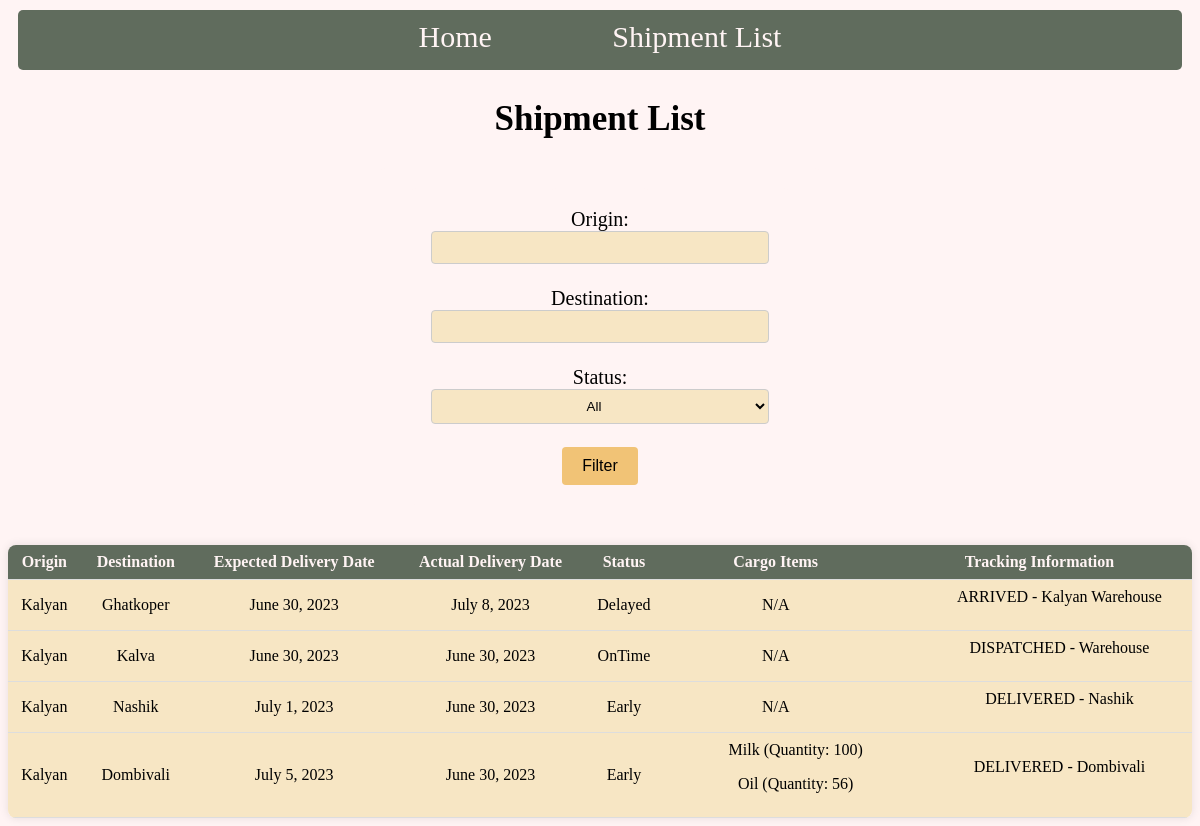
Page /shipment_list/ on the earlier database version.
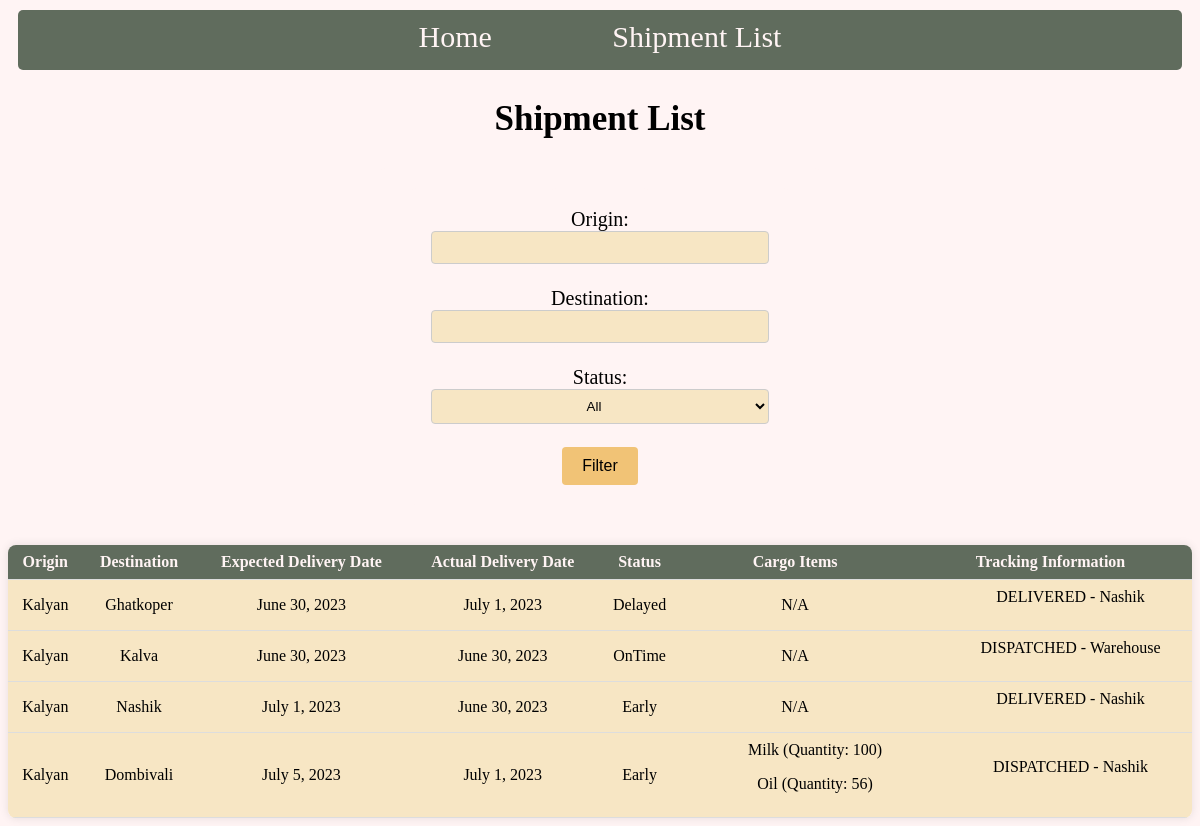
Same page on the later database version.
### shipmentapp/models.py (models this page shows, shortened)
class ShipmentModel(models.Model):
    origin = models.CharField(max_length=40)
    destination = models.CharField(max_length=40)
    expected_delivery_date = models.DateField()
    actual_delivery_date = models.DateField(null=True,blank=True)
    STATUS_CHOICES = [
        ('ER','EnRoute'),
        ('EA','Early'),
        ('DE','Delayed'),
        ('OT','OnTime'),
    ]
    status = models.CharField(max_length=2,choices=STATUS_CHOICES,default='ER')

class TrackingModel(models.Model):
    shipment = models.OneToOneField(ShipmentModel,on_delete=models.CASCADE)
    Status_Choices = [
        ('PACK', 'Packing'),
        ('ARRIVED', 'Arrived At'),
        ('DISPATCHED', 'Dispatched From'),
        ('DELIVERED', 'Delivered'),
    ]
    status = models.CharField(max_length=20,choices=Status_Choices)
    location = models.CharField(max_length=100)
    created_on = models.DateTimeField(auto_now_add=True,null=True,blank=True)

class CargoModel(models.Model):
    shipment = models.ForeignKey(ShipmentModel, on_delete=models.CASCADE)
    name = models.CharField(max_length=50)
    quantity = models.IntegerField()

### shipmentapp/views.py (the view)
# urls.py: path('shipment_list/',shipment_list,name="shipment_list"),
def shipment_list(request):
    origin = request.GET.get('origin')
    destination = request.GET.get('destination')
    status = request.GET.get('status')
    shipments = ShipmentModel.objects.order_by('expected_delivery_date')
    if origin:
        shipments = shipments.filter(origin=origin)
    if destination:
        shipments = shipments.filter(destination=destination)
    if status:
        shipments = shipments.filter(status=status)
    return render(request, 'shipment_list.html', {'shipments': shipments})

### shipmentapp/templates/shipment_list.html (shortened to what this page needs)
{% extends 'base.html' %}
{% block content %}
<h2 class="heading">Shipment List</h2>
<div class="container">
    <form method="GET" action="{% url 'shipment_list' %}" class="sub-container">
        <label for="origin">Origin:</label>
        <input type="text" id="origin" name="origin">
        <br><br>
        <label for="destination">Destination:</label>
        <input type="text" id="destination" name="destination">
        <br><br>
        <label for="status">Status:</label>
        <select id="status" name="status">
            <option value="">All</option>
        </select>
        <br><br>
        <button type="submit">Filter</button>
    </form>
</div>
    <table>
        <thead>
            <tr>
                <th>Origin</th>
                <th>Destination</th>
                <th>Expected Delivery Date</th>
                <th>Actual Delivery Date</th>
                <th>Status</th>
                <th>Cargo Items</th>
                <th>Tracking Information</th>
            </tr>
        </thead>
        <tbody>
            {% for shipment in shipments %}
            <tr>
                <td>{{ shipment.origin }}</td>
                <td>{{ shipment.destination }}</td>
                <td>{{ shipment.expected_delivery_date }}</td>
                <td>{{ shipment.actual_delivery_date }}</td>
                <td>{{ shipment.get_status_display }}</td>
                <td>
                        {% for cargo in shipment.cargomodel_set.all %}
                            <ul>{{ cargo.name }} (Quantity: {{ cargo.quantity }})</ul>
                        {% empty %}
                            N/A
                        {% endfor %}
                </td>
                <td>
                    {% if shipment.trackingmodel %}
                        <ul>{{ shipment.trackingmodel.status }} - {{ shipment.trackingmodel.location }}</ul>
                    {% else %}
                        N/A
                    {% endif %}
                </td>
            </tr>
            {% empty %}
                <h4>Please Apply Filter</h4>
            {% endfor %}
        </tbody>
    </table>
{% endblock %}

### templates/base.html (shortened to what this page needs)
{% load static %}
<html>
	<head>
		<link rel="stylesheet" href="{% static 'c1.css' %}"/>
	</head>
	<body>
		<div class="nav">
        	<a href="{% url 'home' %}">Home</a>
        	<a href="{% url 'shipment_list' %}">Shipment List</a>
		</div>
        {% block content %}
        {% endblock %}
	</body>
</html>

### shipmentapp/static/c1.css (style rules this page uses)
* { background-color:#FFF4F4; }
.nav { background-color:#606C5D; height: 50px; text-align: center; margin: 10px; padding-top: 10px; border-radius: 5px; }
.nav a { font-size: 30px; background-color:#606C5D; color:#FFF4F4; margin:5%; text-decoration:none; }
.heading { font-size: 35px; text-align: center; }
.sub-container, .sub-container label { background-color: #FFF4F4; padding: 20px; border-radius: 5px; }
.sub-container input[type="text"], .sub-container select, .sub-container input[type="date"], .sub-container input[type="number"] { background-color: #F7E6C4; width: 100%; padding: 8px; border: 1px solid #ccc; border-radius: 4px; text-align: center; }
.sub-container button { background-color: #F1C376; color: black; border: none; padding: 10px 20px; text-align: center; text-decoration: none; display: inline-block; font-size: 16px; border-radius: 4px; cursor: pointer; }
.container { text-align: center; width: 400px; margin: 0 auto; padding: 20px; border-radius: 5px; font-size: 20px; }
.container form { display: inline-block; }
table { width: 100%; border-collapse: collapse; border-radius: 8px; overflow: hidden; box-shadow: 0 0 10px rgba(0, 0, 0, 0.1); }
table th, table td { padding: 8px; text-align: center; border-bottom: 1px solid #ddd; }
table th { background-color: #606C5D; font-weight: bold; color: #FFF4F4; }
table td, table td ul { background-color: #F7E6C4; }

Differences in the rows shown:
changed ShipmentModel "Ghatkoper": actual_delivery_date "July 8, 2023" → "July 1, 2023"; trackingmodel.status "ARRIVED" → "DELIVERED"; trackingmodel.location "Kalyan Warehouse" → "Nashik"
changed ShipmentModel "Dombivali": actual_delivery_date "June 30, 2023" → "July 1, 2023"; trackingmodel.status "DELIVERED" → "DISPATCHED"; trackingmodel.location "Dombivali" → "Nashik"
